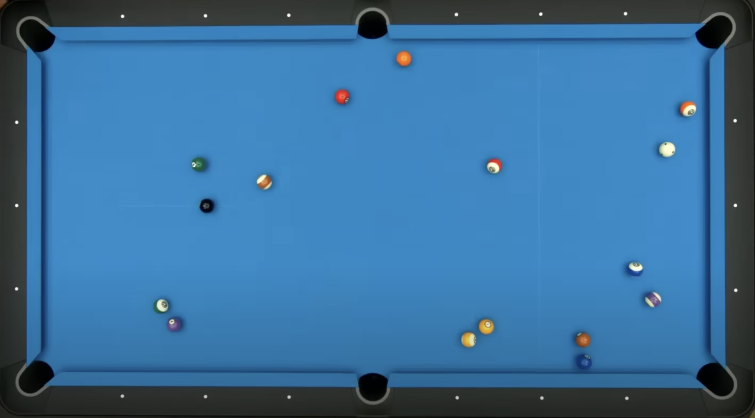
#> input picture analyzer_table/input/first.jpeg, 1510 x 836 px (shown at 1/2 size)
$ python balls_from_image.py
#> lines starting #> are read from the running program, lines starting #| are printed output that depends on the picture; after the words box and inside, x2 and y2 are one past the last pixel; in counts of white or black regions, pixels touching at a corner belong together
### analyzer_table/detect_ball/analyzer_runner.py
import os
from PIL import Image
from .Debugger import Debugger
from .ball_ditect import detect_balls_opencv
from analyzer_table.launcher_helper.json_models import PhotoData  # ✅ נוספה לשימוש בסוג ההחזרה

def run_full_analysis(path):
    Debugger.log("Starting main function")

    if not path:
        Debugger.error("Path does not exist")
        return None, None  # ✅ החזרה ריקה במקרה שאין קובץ
    Debugger.log(f"Found image path: {path}")
    return analyzer(path)  # ✅ הפונקציה מחזירה את התוצאות

def analyzer(path):
    base_dir = os.path.dirname(__file__)

    output_dir = os.path.join(base_dir, "analyzer")
    detect_dir_opencv = os.path.join(base_dir, "detect_analyzer_opencv")

    os.makedirs(output_dir, exist_ok=True)
    os.makedirs(detect_dir_opencv, exist_ok=True)
    Debugger.log("Created output directories")

    img = Image.open(path)
    w, h = img.size

    # ✅ שמירה של התמונה הראשית כחלק נוסף בתהליך
    main_cut_path = os.path.join(output_dir, "cut_main.png")
    img.save(main_cut_path)
    Debugger.log("Saved main image as cut_main.png for detection")

    # חיתוך ל-16 חלקים
    parts_info = split_image(img, overlap_ratio=0.25)
    Debugger.log(f"Image split into {len(parts_info)} parts")

    # שמירה של כל החתיכות
    for i, part_info in enumerate(parts_info, start=1):
        filename = os.path.join(output_dir, f"cut_{i}.png")
        part_info["image"].save(filename)
        part_info["file_name"] = f"cut_{i}.png"
        part_info.pop("image")

    Debugger.log("All parts saved successfully (including metadata)")

    main_info = {
        "file_name": "cut_main.png",
        "origin_x": 0,
        "origin_y": 0,
        "width": w,
        "height": h
    }
    parts_info.append(main_info)
    Debugger.log("Added main image to detection list")

    # ✅ קבלת כל אובייקטי ה-PhotoData מהזיהוי
    photo_data_list = detect_balls_opencv(output_dir, detect_dir_opencv, parts_info, w, h)

    Debugger.warn("✅ Finished analyzing main image and all parts with OpenCV")

    # ✅ חילוץ נפרד של התמונה הראשית מהרשימה
    main_photo = next((p for p in photo_data_list if p.cut_name == "cut_main.png"), None)
    sub_photos = [p for p in photo_data_list if p.cut_name != "cut_main.png"]
    import shutil

    # ✅ בסוף הפונקציה detect_balls_opencv
    shutil.rmtree(output_dir, ignore_errors=True)
    shutil.rmtree(detect_dir_opencv, ignore_errors=True)


    return sub_photos, main_photo  # ✅ החזרה של שתי התוצאות


def split_image(img, overlap_ratio=0.25):
    Debugger.log(f"Splitting image with overlap ratio {overlap_ratio}")
    w, h = img.size
    rows, cols = 4, 6
    part_w = w // cols
    part_h = h // rows
    overlap_w = int(part_w * overlap_ratio)
    overlap_h = int(part_h * overlap_ratio)

    parts_info = []

    for row in range(rows):
        for col in range(cols):
            left = max(0, col * part_w - overlap_w)
            right = min(w, (col + 1) * part_w + overlap_w)
            bottom = max(0, row * part_h - overlap_h)
            top = min(h, (row + 1) * part_h + overlap_h)


            part = img.crop((left, bottom, right, top))

            part_info = {
                "image": part,
                "origin_x": left,
                "origin_y": bottom,
                "width": right - left,
                "height": top - bottom
            }
            parts_info.append(part_info)

            Debugger.log(f"Created part ({row},{col}) -> origin=({left},{bottom}) size=({right-left},{top-bottom})")


    return parts_info

### analyzer_table/detect_ball/ball_ditect.py
import cv2
import numpy as np
import json
from .Debugger import Debugger
import os
from analyzer_table.launcher_helper.json_models import PhotoData, Origin, Rectangle, Ball  # ✅ נוספו המחלקות החדשות

MIN_BALL_RADIUS = 85
MAX_BALL_RADIUS = 90


def detect_balls_opencv(input_dir, output_dir, parts_info, full_w, full_h):
    Debugger.log("Starting OpenCV detection (with radius filtering)")
    os.makedirs(output_dir, exist_ok=True)
    total_balls = 0

    all_photos = []  # ✅ כאן נשמור את כל אובייקטי PhotoData

    for part_info in parts_info:
        file = part_info["file_name"]
        path = os.path.join(input_dir, file)
        Debugger.log(f"[OpenCV] Processing {path}")

        img = cv2.imread(path)
        if img is None:
            print("❌ התמונה לא נטענה!")
        else:
            height, width = img.shape[:2]
            print(f"📏 Image size: width={width}, height={height}")

        hsv = cv2.cvtColor(img, cv2.COLOR_BGR2HSV)
        v = hsv[:, :, 2]

        clahe = cv2.createCLAHE(clipLimit=2.0, tileGridSize=(8, 8))
        v = clahe.apply(v)
        hsv[:, :, 2] = v
        img = cv2.cvtColor(hsv, cv2.COLOR_HSV2BGR)

        gray = cv2.cvtColor(img, cv2.COLOR_BGR2GRAY)
        gray = cv2.GaussianBlur(gray, (7, 7), 1.5)

        circles = cv2.HoughCircles(
            gray, cv2.HOUGH_GRADIENT, dp=1.0, minDist=25,
            param1=60, param2=18, minRadius=10, maxRadius=90
        )

        found_balls = 0
        balls = []

        if circles is not None:
            circles = np.uint16(np.around(circles))
            for x, y, r in circles[0, :]:
                if not (MIN_BALL_RADIUS <= r <= MAX_BALL_RADIUS):
                    Debugger.warn(f"[OpenCV] ❌ Ignored circle r={r} (out of valid range [{MIN_BALL_RADIUS}, {MAX_BALL_RADIUS}]) in {file}")
                    continue

                cv2.circle(img, (x, y), r, (0, 0, 255), 3)
                cv2.putText(
                    img,
                    f"{r}",
                    (x - 15, y - r - 5),
                    cv2.FONT_HERSHEY_SIMPLEX,
                    0.5,
                    (255, 255, 255),
                    1,
                    cv2.LINE_AA,
                )
                found_balls += 1

                global_x = part_info["origin_x"] + x
                global_y = part_info["origin_y"] + y

                balls.append(Ball(center=(int(global_x), int(global_y)), radius=int(r)))

        # שמירת התמונה
        output_img_path = os.path.join(output_dir, f"detect_{file}")
        cv2.imwrite(output_img_path, img)
        Debugger.log(f"[OpenCV] {found_balls} balls detected, saved {output_img_path}")
        total_balls += found_balls

        # ✅ בניית האובייקט של PhotoData
        x0, y0 = part_info["origin_x"], part_info["origin_y"]
        x1 = x0 + part_info["width"]
        y1 = y0 + part_info["height"]

        photo = PhotoData(
            cut_name=file,
            origin=Origin(x=x0, y=y0),
            rectangle=Rectangle(
                top_left=(x0, y1),
                top_right=(x1, y1),
                bottom_left=(x0, y0),
                bottom_right=(x1, y0)
            ),
            balls=balls
        )

        # ✅ שמירה ל-JSON מתוך המחלקה
        json_path = os.path.join(output_dir, f"{file.replace('.png', '.json')}")
        photo.save_json(json_path)
        Debugger.log(f"[OpenCV] Saved metadata: {json_path}")

        all_photos.append(photo)  # ✅ מוסיפים את האובייקט לרשימה

    Debugger.warn(f"[OpenCV] Total detected balls across all parts: {total_balls}")

    return all_photos  # ✅ מחזיר את כל האובייקטים עם המידע

### analyzer_table/launcher_helper/black_and_white_launcher.py
#!/usr/bin/env python3
"""
black_and_white_launcher.py
מריץ את האלגוריתם של mark_balls_v4 ומחזיר רשימת Ball
"""

import cv2
import sys
from pathlib import Path
sys.path.append(str(Path(__file__).resolve().parent / "black_white_detect"))

from analyzer_table.black_white_detect.mark_balls_v4 import detect_balls_full_pipeline
from analyzer_table.launcher_helper.json_models import Ball


def run_ball_detection(image_path: str):
    """
    מקבל תמונה כקלט (נתיב) ומחזיר list של Ball
    """
    # טוען את התמונה
    img = cv2.imread(image_path)
    if img is None:
        raise FileNotFoundError(f"❌ לא נמצא קובץ תמונה: {image_path}")

    # ממיר ל־HSV ו־GRAY (לפי הצורך של הפונקציה)
    hsv = cv2.cvtColor(img, cv2.COLOR_BGR2HSV)
    lower_blue = (80, 40, 30)
    upper_blue = (125, 255, 255)
    mask_felt = cv2.inRange(hsv, lower_blue, upper_blue)
    mask_inv = cv2.bitwise_not(mask_felt)
    _, mask_bin = cv2.threshold(mask_inv, 127, 255, cv2.THRESH_BINARY)

    gray = cv2.cvtColor(img, cv2.COLOR_BGR2GRAY)


    # מפעיל את פונקציית הזיהוי מהמודול שלך
    balls: list[Ball] = detect_balls_full_pipeline(image_path)

    # הדפסה קצרה
    print(f"✅ Detected {len(balls)} balls:")
    for i, b in enumerate(balls, start=1):
        print(f"{i:02d}. Center={b.center}, Radius={b.radius}")

    return balls


# [7 lines that do not run on import are left out]

### analyzer_table/detect_ball/Debugger.py
DEBUG_MODE = True

class Debugger:
    GREEN = "\033[92m"
    YELLOW = "\033[93m"
    RED = "\033[91m"
    RESET = "\033[0m"

    @staticmethod
    def log(message):
        if DEBUG_MODE:
            print(f"{Debugger.GREEN}[DEBUG]{Debugger.RESET} {message}")

    @staticmethod
    def warn(message):
        if DEBUG_MODE:
            print(f"{Debugger.YELLOW}[WARN]{Debugger.RESET} {message}")

    # [4 lines left out: function error, not called in this run]

### analyzer_table/launcher_helper/json_models.py
from dataclasses import dataclass, asdict, field
from typing import List, Optional, Tuple, Dict
import json

@dataclass
class White_Score:
    white_score_test_1: float = 0.0
    white_score_test_2: float = 0.0
    white_score_test_3: float = 0.0
    white_score_test_4: float = 0.0
    white_score_test_5: float = 0.0

@dataclass
class Black_Score:
    black_score_test_1: float = 0.0
    black_score_test_2: float = 0.0
    black_score_test_3: float = 0.0
    black_score_test_4: float = 0.0
    black_score_test_5: float = 0.0

@dataclass
class Solid_Score:
    solid_score_test_1: float = 0.0
    solid_score_test_2: float = 0.0
    solid_score_test_3: float = 0.0
    solid_score_test_4: float = 0.0
    solid_score_test_5: float = 0.0

@dataclass
class Striped_Score:
    striped_score_test_1: float = 0.0
    striped_score_test_2: float = 0.0
    striped_score_test_3: float = 0.0
    striped_score_test_4: float = 0.0
    striped_score_test_5: float = 0.0

@dataclass
class Color_Score:
    white_score : White_Score =field(default_factory=White_Score)
    black_score : Black_Score = field(default_factory=Black_Score)
    solid_score : Solid_Score = field(default_factory=Solid_Score)
    striped_score : Striped_Score = field(default_factory=Striped_Score)

@dataclass
class Ball_Color:
    WHITE = "white"
    BLACK = "black"
    SOLID = "solid"
    STRIPED = "striped"
    UNDEFINED = "undefined"

@dataclass
class Ball:
    center: Tuple[int, int]
    radius: int
    color_score: Color_Score = field(default_factory=Color_Score)
    final_color: Ball_Color = Ball_Color.UNDEFINED
    single_ball_path: str = ""

@dataclass
class Pockets_img_paths:
    top_left_path: str =""
    top_right_path: str =""
    bottom_left_path: str =""
    bottom_right_path: str =""
    top_middle_path: str =""
    buttom_middle_path: str =""

@dataclass
class Pocket_Location_On_Table:
    top_left: str ="TL"
    top_right: str ="TR"
    bottom_left: str ="BL"
    bottom_right: str ="BR"
    top_middle: str ="TM"
    buttom_middle: str ="BM"
    unknown: str ="UNKNOWN"


@dataclass
class Pocket :
    pocket_id : int
    pocket_center :Tuple[int,int]
    pocker_radius : int
    pocket_img_path : str
    pocket_img_cordinates_on_table : Tuple[int,int]
    pocket_loacation_on_table : Pocket_Location_On_Table = Pocket_Location_On_Table.unknown


@dataclass
class table_pockets:
    pockets_img_paths: Pockets_img_paths = field(default_factory=Pockets_img_paths)
    pocket_list: List[Pocket] = field(default_factory=list)


@dataclass
class AnalyzerResult:
    black: Optional[Ball] = None
    white: Optional[Ball] = None
    Pockets: table_pockets = field(default_factory=table_pockets)
    balls: List[Ball] = field(default_factory=list)


@dataclass
class Rectangle:
    top_left: Tuple[int, int]
    top_right: Tuple[int, int]
    bottom_left: Tuple[int, int]
    bottom_right: Tuple[int, int]


@dataclass
class Origin:
    x: int
    y: int

@dataclass
class PhotoData:
    cut_name: str
    origin: Origin
    rectangle: Rectangle
    balls: List[Ball]

    def to_dict(self) -> Dict:
        """המרת האובייקט למילון רגיל לצורך שמירה ל־JSON"""
        return asdict(self)

    def save_json(self, path: str):
        """שמירת האובייקט לקובץ JSON"""
        with open(path, "w", encoding="utf-8") as f:
            json.dump(self.to_dict(), f, ensure_ascii=False, indent=4)

    # [22 lines left out: function load_json, not called in this run]

### analyzer_table/balls_from_image.py
from analyzer_table.detect_ball.analyzer_runner import run_full_analysis
from analyzer_table.detect_ball.merge_utils import mergeData
from analyzer_table.detect_ball.draw_utils import draw_balls_on_image
from analyzer_table.detect_ball.Debugger import Debugger
from analyzer_table.detect_ball.detect_table import find_table_rectangle
from analyzer_table.launcher_helper.black_and_white_launcher import run_ball_detection
from typing import Tuple, List, Optional
import cv2
import numpy as np
import os
from analyzer_table.launcher_helper.json_models import Ball , table_pockets , AnalyzerResult
from analyzer_table.ball_from_image_helper import crop_and_save_balls
from analyzer_table.launcher_helper.pocket.pocket_detect import analyze_table_pockets
from analyzer_table.launcher_helper.pocket.pocket_cycle import mark_pocket_circles


# [66 lines left out: functions insert_black_and_white_balls, analyze_ball_brightness, not called in this run]

from typing import List, Tuple, Optional

def full_analyzer_pipeline(image_path: str) -> AnalyzerResult:
    """
    🧩 פונקציה מרכזית שמריצה את כל תהליך הזיהוי והמיזוג.
    קלט:  נתיב לתמונה אחת.
    פלט:  (רשימת כל הכדורים, הכדור השחור, הכדור הלבן)
    """
    Debugger.log(f"🚀 Starting full analyzer pipeline for: {image_path}")

    base_dir = os.path.dirname(__file__)
    out_dir = os.path.join(base_dir, "out")
    os.makedirs(out_dir, exist_ok=True)

    # שלב 1: ניתוח מלא
    sub_photos, main_photo = run_full_analysis(image_path)
#> in analyzer, img is the input picture: PIL image 1510x836 RGBA; mean R, G, B, A 58.1, 111.8, 155.7, 255
#> after the loop in split_image, `for row in range(rows):`: parts_info = 24 items
#| [92m[DEBUG][0m Image split into 24 parts
#> the loop in analyzer, `for i, part_info in enumerate(parts_info, start=1):` made 24 passes
#> pass 1, in analyzer, `part_info["image"].save(filename)`:
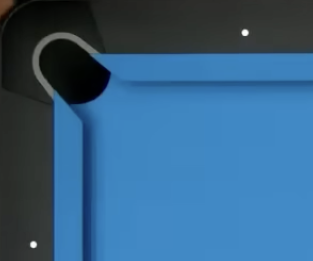
#> saved as cut_1.png: PIL image 313x261 RGBA; mean R, G, B, A 52.5, 96.8, 132.8, 255
#> pass 2, in analyzer, `part_info["image"].save(filename)`:
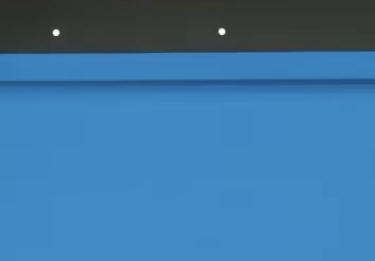
#> saved as cut_2.png: PIL image 375x261 RGBA; mean R, G, B, A 61.2, 118.1, 164.8, 255
#| [92m[DEBUG][0m All parts saved successfully (including metadata)
#| [92m[DEBUG][0m Added main image to detection list
#| [92m[DEBUG][0m Starting OpenCV detection (with radius filtering)
#> in detect_balls_opencv, `file = part_info["file_name"]`: file = 'cut_1.png'
#| [92m[DEBUG][0m [OpenCV] Processing analyzer_table/detect_ball/analyzer/cut_1.png
#| 📏 Image size: width=313, height=261
#> in detect_balls_opencv, `hsv = cv2.cvtColor(img, cv2.COLOR_BGR2HSV)`: hsv: shape (261, 313, 3); mean H, S, V 88.8, 124.6, 133.9
#> in detect_balls_opencv, `v = clahe.apply(v)`:
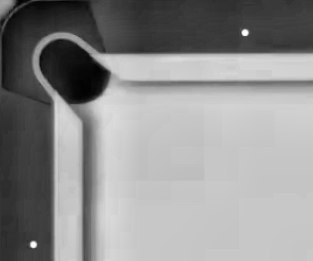
#> v: shape (261, 313); min 1, max 254, mean 142.2
#> in detect_balls_opencv, `hsv[:, :, 2] = v`: hsv: shape (261, 313, 3); mean H, S, V 88.8, 124.6, 142.2
#> in detect_balls_opencv, `img = cv2.cvtColor(hsv, cv2.COLOR_HSV2BGR)`:
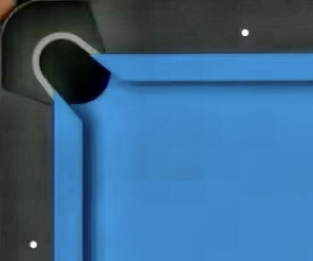
#> img: shape (261, 313, 3); mean B, G, R 140.4, 102.9, 57.5
#> in detect_balls_opencv, `gray = cv2.cvtColor(img, cv2.COLOR_BGR2GRAY)`:
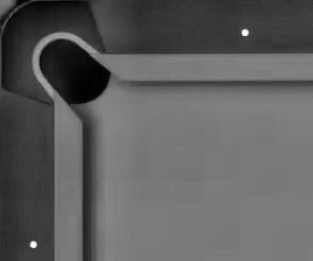
#> gray: shape (261, 313); min 1, max 253, mean 93.6
#> in detect_balls_opencv, `circles = cv2.HoughCircles( gray, cv2.HOUGH_GRADIENT, dp=1.0, minDist=..`: circles = [[74.5, 67.5, 36.9], [49.5, 54.5, 54.4]]
#> in detect_balls_opencv, `circles = np.uint16(np.around(circles))`: circles = [[74, 68, 37], [50, 54, 54]]
#> the loop in detect_balls_opencv, `for x, y, r in circles[0, :]:` made 2 passes
#| [93m[WARN][0m [OpenCV] ❌ Ignored circle r=37 (out of valid range [85, 90]) in cut_1.png
#| [93m[WARN][0m [OpenCV] ❌ Ignored circle r=54 (out of valid range [85, 90]) in cut_1.png
#> after the loop in detect_balls_opencv, `for x, y, r in circles[0, :]:`: balls = []; found_balls = 0
#| [92m[DEBUG][0m [OpenCV] 0 balls detected, saved analyzer_table/detect_ball/detect_analyzer_opencv/detect_cut_1.png
#> in detect_balls_opencv, `x1 = x0 + part_info["width"]`: x1 = 313
#> in detect_balls_opencv, `y1 = y0 + part_info["height"]`: y1 = 261
#| [92m[DEBUG][0m [OpenCV] Saved metadata: analyzer_table/detect_ball/detect_analyzer_opencv/cut_1.json
#> in analyzer, `photo_data_list = detect_balls_opencv(output_dir, detect_dir_opencv, p..`: photo_data_list = 25 items
#> in analyzer, `sub_photos = [p for p in photo_data_list if p.cut_name != "cut_main.pn..`: sub_photos = 24 items
#> sub_photos = 24 items
    black_and_white_ball_list = run_ball_detection(image_path)
#> in run_ball_detection, `hsv = cv2.cvtColor(img, cv2.COLOR_BGR2HSV)`: hsv: shape (836, 1510, 3); mean H, S, V 95.2, 142.3, 156.7
#> in run_ball_detection, `mask_felt = cv2.inRange(hsv, lower_blue, upper_blue)`:
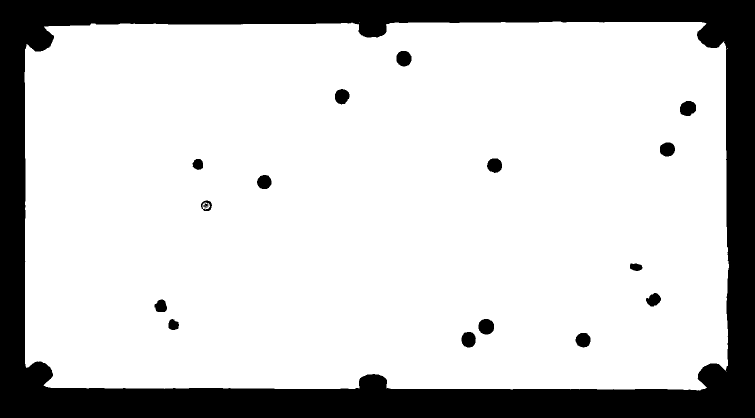
#> mask_felt: shape (836, 1510) (shown at 1/2 size); 79.6% white; 18 black regions (1 under 20 px), largest, box (x1, y1, x2, y2) and area: (0, 0, 1510, 836) 249065, (957, 638, 988, 669) 781, (1360, 202, 1392, 232) 770
#> in run_ball_detection, `gray = cv2.cvtColor(img, cv2.COLOR_BGR2GRAY)`:
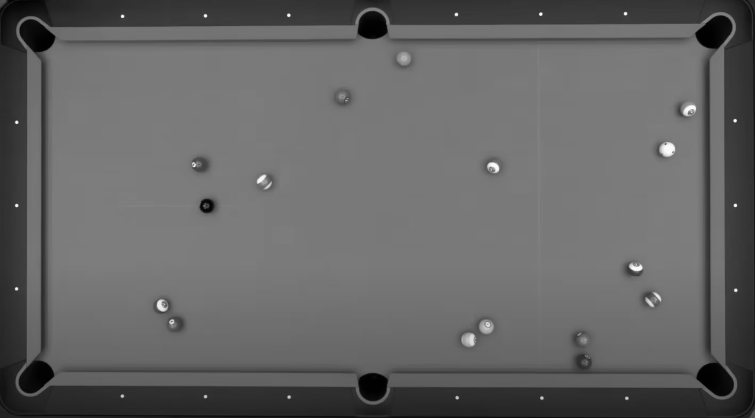
#> gray: shape (836, 1510) (shown at 1/2 size); min 0, max 254, mean 100.7
    table_rectangle = find_table_rectangle(image_path)


    all_pocket : table_pockets = analyze_table_pockets(image_path, table_rectangle)


    if not sub_photos or not main_photo:
        Debugger.error("❌ Analysis failed or no data returned.")
        return [], None, None

    # שלב 2: מיזוג
    total_before_merge = len(main_photo.balls) + sum(len(p.balls) for p in sub_photos) + len(black_and_white_ball_list)
    merged_photo = mergeData(main_photo, sub_photos, black_and_white_ball_list, table_rectangle)
    total_after_merge = len(merged_photo.balls)
    Debugger.log(f"✅ Merged {total_before_merge} → {total_after_merge} balls")

    # שלב 3: ציור סופי
    output_final_path = os.path.join(out_dir, "final_detected.png")

    draw_balls_on_image(merged_photo, image_path, output_final_path, table_rectangle , all_pockets=all_pocket)
    Debugger.log(f"🖼️ Final image saved to {output_final_path}")

    # שלב 4: מיון וסיכום
    sorted_balls = sorted(merged_photo.balls, key=lambda b: b.center[0])
    Debugger.log(f"📦 Total unique balls: {len(sorted_balls)}")

    crop_and_save_balls(image_path, sorted_balls)
    Debugger.log(f"✂️ Cropped and saved individual ball images.")
    for i, ball in enumerate(sorted_balls, 1):
        Debugger.log(f"   - Ball #{i}: Center={ball.center}, Radius={ball.radius}, Color={ball.final_color} ")
        Debugger.log(f"path to ball image: {ball.single_ball_path}")


    #dan all data!!!!


    # שלב 5: זיהוי הכדור הלבן והשחור
    white_ball ,black_ball =analyze_ball_brightness(image_path, sorted_balls, os.path.join(out_dir, "balls"))

    insert_black_and_white_balls(sorted_balls, black_ball, white_ball)

    analyzerResult = AnalyzerResult(
        Pockets=all_pocket,
        balls=sorted_balls,
        black=black_ball,
        white=white_ball,
    )
    return analyzerResult


# ✅ דוגמה לשימוש:
if __name__ == "__main__":
    input_path = os.path.join(os.path.dirname(__file__), "input", "first.jpeg")
#> (the run stopped early here; a loop or call above may not have finished)
